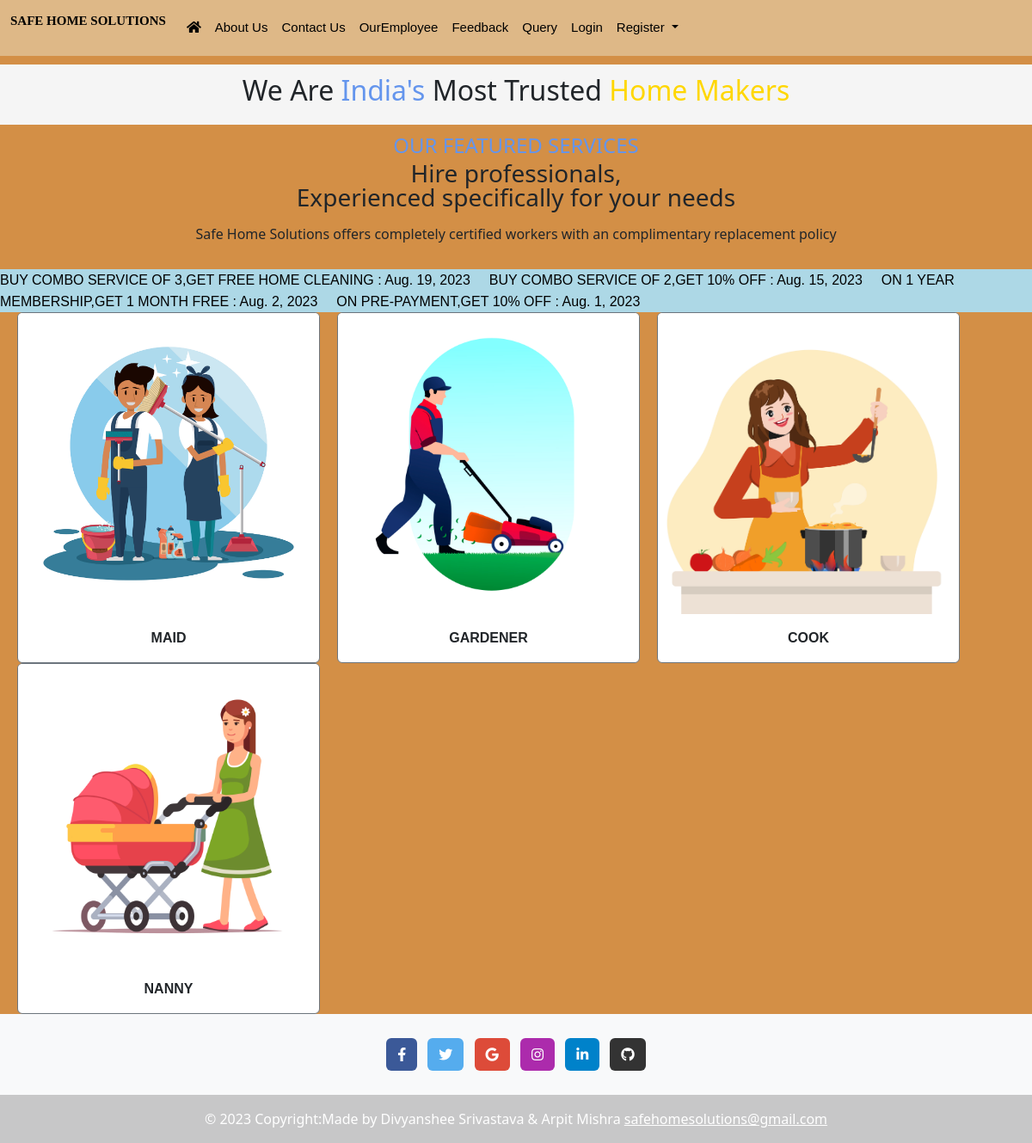
The page / on the database its author committed.
### solution/models.py (models this page shows, shortened)
class Offers_Scheme(models.Model):
    offercontents=models.CharField(max_length=45)
    date=models.DateField(default=timezone.now)

### solution/views.py (the view)
# urls.py: path("",views.index,name="index"),
def index(request):
    offer_list=Offers_Scheme.objects.all().order_by('-date')
    employee_type_list=Employee_Type.objects.all()
    offer_context={
        "offer_key":offer_list,
        "emptype":employee_type_list
    }
    return render(request,"solution/html/index.html",offer_context)

### solution/templates/solution/html/index.html (shortened to what this page needs)
<!DOCTYPE html>
{%load static%}
<html lang="en">
<head>
    {%include 'solution/common/commoncss.html'%}
<body background="{%static 'solution/images/wwe2.jpg'%}">
    {%include 'solution/common/commonheader.html'%}
    <div class="text-center" style="margin-top: 10px; margin-bottom: 10px;background-color: whitesmoke;height: 70px;">
        <h2 style="line-height: 60px;">
            We Are <span style="color: cornflowerblue;">India's</span> Most Trusted <span style="color:gold;">Home Makers</span>
        </h2>
        </div>
<div>
    <h4 class="text-center"><span style="color: cornflowerblue;">OUR FEATURED SERVICES</span></h4>
    <h3 class="text-center"style="line-height:20px">
        Hire professionals,</h3>
        <h3 class="text-center"style="line-height:20px">Experienced specifically for your needs</h3>
        <p class="text-center"style="line-height:50px">
Safe Home Solutions offers completely certified workers with an complimentary replacement policy
        </p></div>
        <marquee behavior="alternate" scrollamount="10" onmouseover="this.stop()" onmouseout="this.start()" style="background-color:lightblue;">
          {%for o in offer_key%}
          <span style="color:black;font-size: medium;font-family: arial;">{{o.offercontents}} : {{o.date}}&nbsp;&nbsp;&nbsp;&nbsp;</span>
          {%endfor%}
      </marquee>
        <div class="card border-secondary" style="width: 22rem;float: left;margin-left: 20px;">
            <img src="{%static 'solution/images/maid.jpg'%}" class="card-img-top" alt="...">
            <div class="card-body">
              <p class="card-text text-center" style="font-family: arial;font-weight: bolder;">MAID</p>
            </div>
          </div>
<div class="card border-secondary" style="width: 22rem;float: left;margin-left: 20px;">
    <img src="{%static 'solution/images/gardener.jpg'%}" class="card-img-top" alt="...">
    <div class="card-body">
      <p class="card-text text-center" style="font-family: arial;font-weight: bolder;">GARDENER</p>
    </div>
  </div>
  <div class="card border-secondary" style="width: 22rem;float: left;margin-left: 20px;margin-right: 20px;">
    <img src="{%static 'solution/images/cook.jpg'%}" class="card-img-top" alt="...">
    <div class="card-body">
      <p class="card-text text-center" style="font-family: arial;font-weight: bolder;">COOK</p>
    </div>
  </div>
  <div class="card border-secondary" style="width: 22rem;margin-left: 20px;">
    <img src="{%static 'solution/images/nanny.jpg'%}" class="card-img-top" alt="...">
    <div class="card-body">
      <p class="card-text text-center" style="font-family: arial;font-weight: bolder;">NANNY</p>
    </div>
  </div>
  {%include 'solution/common/commonfooter.html'%}
</body>
</html>

### solution/templates/solution/common/commoncss.html (shortened to what this page needs)
{%load static%}
<link href="https://cdn.jsdelivr.net/npm/bootstrap@5.3.1/dist/css/bootstrap.min.css" rel="stylesheet">
<link rel="stylesheet" href="https://cdnjs.cloudflare.com/ajax/libs/font-awesome/5.9.0/css/all.min.css" />

### solution/templates/solution/common/commonheader.html (shortened to what this page needs)
{%load static%}
  <nav class="navbar navbar-expand-lg" style="background-color:burlywood;">
      <div class="container-fluid">
        <a class="navbar-brand" href="#"><p style="font-weight: bolder;font-family: cursive;">SAFE HOME SOLUTIONS</p></a>
        <div class="collapse navbar-collapse" id="navbarSupportedContent">
          <ul class="navbar-nav me-auto mb-2 mb-lg-0">
            <li class="nav-item">
              <a class="nav-link active" aria-current="page" href="{{'/'}}"><i class='fas fa-home'></i></a>
            </li>
            <li class="nav-item">
              <a class="nav-link" href="{{'/about/'}}">About Us</a>
            </li>
            <li class="nav-item">
              <a class="nav-link" href="{{'/contact/'}}">Contact Us</a>
            </li>
             <li class="nav-item">
              <a class="nav-link" href="{{'/ouremployee/'}}">OurEmployee</a>
            </li>
            <li class="nav-item">
              <a class="nav-link" href="{{'/feedback/'}}">Feedback</a>
            </li>
            <li class="nav-item">
              <a class="nav-link" href="{{'/query/'}}">Query</a>
            </li>
            <li class="nav-item">
              <a class="nav-link" href="{{'/login/'}}">Login</a>
            </li>
            <li class="nav-item dropdown">
              <a class="nav-link dropdown-toggle" href="#" role="button" data-bs-toggle="dropdown" aria-expanded="false">
                Register
              </a>
            </li>
          </ul>
        </div>
      </div>
    </nav>

### solution/templates/solution/common/commonfooter.html
<footer class="bg-light text-center text-white">
    <div class="container p-4 pb-0">
      <section class="mb-4">
        <a
          class="btn text-white btn-floating m-1"
          style="background-color: #3b5998;"
          href="https://www.facebook.com/"
          role="button"
          ><i class="fab fa-facebook-f"></i
        ></a>
        <a
          class="btn text-white btn-floating m-1"
          style="background-color: #55acee;"
          href="https://twitter.com/i/flow/login"
          role="button"
          ><i class="fab fa-twitter"></i
        ></a>
        <a
          class="btn text-white btn-floating m-1"
          style="background-color: #dd4b39;"
          href="https://mail.google.com/mail/u/0/#inbox"
          role="button"
          ><i class="fab fa-google"></i
        ></a>
        <a
          class="btn text-white btn-floating m-1"
          style="background-color: #ac2bac;"
          href="https://www.instagram.com/"
          role="button"
          ><i class="fab fa-instagram"></i
        ></a>
        <a
          class="btn text-white btn-floating m-1"
          style="background-color: #0082ca;"
          href="https://www.linkedin.com/feed/?trk=guest_homepage-basic_google-one-tap-submit"
          role="button"
          ><i class="fab fa-linkedin-in"></i
        ></a>
        <a
          class="btn text-white btn-floating m-1"
          style="background-color: #333333;"
          href="https://github.com/"
          role="button"
          ><i class="fab fa-github"></i
        ></a>
      </section>
    </div>
    <div class="text-center p-3" style="background-color: rgba(0, 0, 0, 0.2);">
      © 2023 Copyright:Made by Divyanshee Srivastava & Arpit Mishra
       <a class="text-white" href="#">safehomesolutions@gmail.com</a>
  </div>
  </footer>

### solution/templates/solution/common/commonheader.html (style rules this page uses)
.nav-link { color:black; font-size: 15px; font-family: arial; }
.navbar-brand { color:black; font-size: 15px; font-family: arial; }

### rows shown on the page
Offers_Scheme: offercontents "BUY COMBO SERVICE OF 3,GET FREE HOME CLEANING", date "Aug. 19, 2023"
Offers_Scheme: offercontents "BUY COMBO SERVICE OF 2,GET 10% OFF", date "Aug. 15, 2023"
Offers_Scheme: offercontents "ON 1 YEAR MEMBERSHIP,GET 1 MONTH FREE", date "Aug. 2, 2023"
Offers_Scheme: offercontents "ON PRE-PAYMENT,GET 10% OFF", date "Aug. 1, 2023"
